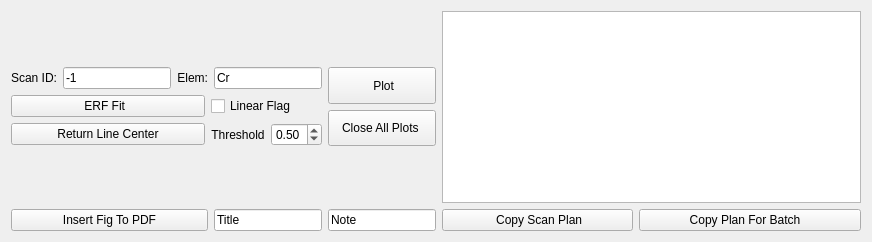
         <widget class="QWidget" name="widget" native="true">
          <layout class="QGridLayout" name="gridLayout_67">
           <item row="2" column="2">
            <widget class="QPushButton" name="pb_batchscan_copy">
             <property name="sizePolicy">
              <sizepolicy hsizetype="Fixed" vsizetype="Preferred">
               <horstretch>0</horstretch>
               <verstretch>0</verstretch>
              </sizepolicy>
             </property>
             <property name="toolTip">
              <string>yield from will be added to the front</string>
             </property>
             <property name="text">
              <string>              Copy Plan For Batch                 </string>
             </property>
            </widget>
           </item>
           <item row="1" column="0">
            <layout class="QGridLayout" name="gridLayout_57">
             <item row="0" column="0">
              <layout class="QGridLayout" name="gridLayout_10">
               <item row="0" column="0">
                <layout class="QHBoxLayout" name="horizontalLayout_2">
                 <item>
                  <widget class="QLabel" name="label_47">
                   <property name="sizePolicy">
                    <sizepolicy hsizetype="Fixed" vsizetype="Preferred">
                     <horstretch>0</horstretch>
                     <verstretch>0</verstretch>
                    </sizepolicy>
                   </property>
                   <property name="text">
                    <string>Scan ID:</string>
                   </property>
                   <property name="alignment">
                    <set>Qt::AlignRight|Qt::AlignTrailing|Qt::AlignVCenter</set>
                   </property>
                  </widget>
                 </item>
                 <item>
                  <widget class="QLineEdit" name="pb_plot_sd">
                   <property name="sizePolicy">
                    <sizepolicy hsizetype="Fixed" vsizetype="Fixed">
                     <horstretch>0</horstretch>
                     <verstretch>0</verstretch>
                    </sizepolicy>
                   </property>
                   <property name="text">
                    <string>-1</string>
                   </property>
                  </widget>
                 </item>
                 <item>
                  <widget class="QLabel" name="label_48">
                   <property name="sizePolicy">
                    <sizepolicy hsizetype="Fixed" vsizetype="Preferred">
                     <horstretch>0</horstretch>
                     <verstretch>0</verstretch>
                    </sizepolicy>
                   </property>
                   <property name="text">
                    <string>Elem:</string>
                   </property>
                   <property name="alignment">
                    <set>Qt::AlignRight|Qt::AlignTrailing|Qt::AlignVCenter</set>
                   </property>
                  </widget>
                 </item>
                 <item>
                  <widget class="QLineEdit" name="pb_plot_elem">
                   <property name="sizePolicy">
                    <sizepolicy hsizetype="Fixed" vsizetype="Fixed">
                     <horstretch>0</horstretch>
                     <verstretch>0</verstretch>
                    </sizepolicy>
                   </property>
                   <property name="text">
                    <string>Cr</string>
                   </property>
                  </widget>
                 </item>
                </layout>
               </item>
               <item row="1" column="0">
                <layout class="QGridLayout" name="gridLayout_2">
                 <item row="0" column="0">
                  <widget class="QPushButton" name="pb_erf_fit">
                   <property name="sizePolicy">
                    <sizepolicy hsizetype="Preferred" vsizetype="Fixed">
                     <horstretch>0</horstretch>
                     <verstretch>0</verstretch>
                    </sizepolicy>
                   </property>
                   <property name="text">
                    <string>ERF Fit  </string>
                   </property>
                  </widget>
                 </item>
                 <item row="0" column="1">
                  <widget class="QCheckBox" name="cb_erf_linear_flag">
                   <property name="sizePolicy">
                    <sizepolicy hsizetype="Fixed" vsizetype="Preferred">
                     <horstretch>0</horstretch>
                     <verstretch>0</verstretch>
                    </sizepolicy>
                   </property>
                   <property name="layoutDirection">
                    <enum>Qt::LeftToRight</enum>
                   </property>
                   <property name="text">
                    <string>Linear Flag</string>
                   </property>
                  </widget>
                 </item>
                 <item row="1" column="0">
                  <widget class="QPushButton" name="pb_plot_line_center">
                   <property name="sizePolicy">
                    <sizepolicy hsizetype="Preferred" vsizetype="Fixed">
                     <horstretch>0</horstretch>
                     <verstretch>0</verstretch>
                    </sizepolicy>
                   </property>
                   <property name="text">
                    <string>Return Line Center</string>
                   </property>
                  </widget>
                 </item>
                 <item row="1" column="1">
                  <layout class="QHBoxLayout" name="horizontalLayout_14">
                   <property name="rightMargin">
                    <number>0</number>
                   </property>
                   <item>
                    <widget class="QLabel" name="label_49">
                     <property name="sizePolicy">
                      <sizepolicy hsizetype="Fixed" vsizetype="Preferred">
                       <horstretch>0</horstretch>
                       <verstretch>0</verstretch>
                      </sizepolicy>
                     </property>
                     <property name="text">
                      <string>Threshold</string>
                     </property>
                     <property name="alignment">
                      <set>Qt::AlignCenter</set>
                     </property>
                    </widget>
                   </item>
                   <item>
                    <widget class="QDoubleSpinBox" name="dsb_line_center_thre">
                     <property name="sizePolicy">
                      <sizepolicy hsizetype="Fixed" vsizetype="Fixed">
                       <horstretch>0</horstretch>
                       <verstretch>0</verstretch>
                      </sizepolicy>
                     </property>
                     <property name="minimum">
                      <double>0.010000000000000</double>
                     </property>
                     <property name="maximum">
                      <double>1.000000000000000</double>
                     </property>
                     <property name="value">
                      <double>0.500000000000000</double>
                     </property>
                    </widget>
                   </item>
                  </layout>
                 </item>
                </layout>
               </item>
              </layout>
             </item>
             <item row="0" column="1">
              <layout class="QGridLayout" name="gridLayout_51">
               <item row="1" column="0">
                <widget class="QPushButton" name="pb_close_all_plot">
                 <property name="sizePolicy">
                  <sizepolicy hsizetype="Preferred" vsizetype="Preferred">
                   <horstretch>0</horstretch>
                   <verstretch>0</verstretch>
                  </sizepolicy>
                 </property>
                 <property name="styleSheet">
                  <string notr="true"/>
                 </property>
                 <property name="text">
                  <string>   Close All Plots    </string>
                 </property>
                </widget>
               </item>
               <item row="0" column="0">
                <widget class="QPushButton" name="pb_plot">
                 <property name="sizePolicy">
                  <sizepolicy hsizetype="Preferred" vsizetype="Preferred">
                   <horstretch>0</horstretch>
                   <verstretch>0</verstretch>
                  </sizepolicy>
                 </property>
                 <property name="styleSheet">
                  <string notr="true">QPushButton:pressed{ 
	background-color: rgb(255, 0, 0); 
	}</string>
                 </property>
                 <property name="text">
                  <string>        Plot       </string>
                 </property>
                </widget>
               </item>
              </layout>
             </item>
            </layout>
           </item>
           <item row="2" column="0">
            <layout class="QHBoxLayout" name="horizontalLayout_10">
             <item>
              <widget class="QPushButton" name="pb_fig_to_pdf">
               <property name="sizePolicy">
                <sizepolicy hsizetype="Preferred" vsizetype="Fixed">
                 <horstretch>0</horstretch>
                 <verstretch>0</verstretch>
                </sizepolicy>
               </property>
               <property name="text">
                <string>Insert Fig To PDF</string>
               </property>
              </widget>
             </item>
             <item>
              <widget class="QLineEdit" name="le_pdf_fig_title">
               <property name="sizePolicy">
                <sizepolicy hsizetype="Fixed" vsizetype="Fixed">
                 <horstretch>0</horstretch>
                 <verstretch>0</verstretch>
                </sizepolicy>
               </property>
               <property name="text">
                <string>Title</string>
               </property>
               <property name="placeholderText">
                <string>Title</string>
               </property>
              </widget>
             </item>
             <item>
              <widget class="QLineEdit" name="le_pdf_fig_note">
               <property name="sizePolicy">
                <sizepolicy hsizetype="Fixed" vsizetype="Fixed">
                 <horstretch>0</horstretch>
                 <verstretch>0</verstretch>
                </sizepolicy>
               </property>
               <property name="text">
                <string>Note</string>
               </property>
               <property name="placeholderText">
                <string>Note</string>
               </property>
              </widget>
             </item>
            </layout>
           </item>
           <item row="2" column="1">
            <widget class="QPushButton" name="pb_scan_copy">
             <property name="sizePolicy">
              <sizepolicy hsizetype="Fixed" vsizetype="Preferred">
               <horstretch>0</horstretch>
               <verstretch>0</verstretch>
              </sizepolicy>
             </property>
             <property name="toolTip">
              <string>paste the scan to a terminal for scan</string>
             </property>
             <property name="text">
              <string>               Copy Scan Plan              </string>
             </property>
            </widget>
           </item>
           <item row="1" column="1" colspan="2">
            <widget class="QTextEdit" name="text_scan_plan">
             <property name="sizePolicy">
              <sizepolicy hsizetype="Expanding" vsizetype="Preferred">
               <horstretch>0</horstretch>
               <verstretch>0</verstretch>
              </sizepolicy>
             </property>
             <property name="styleSheet">
              <string notr="true">font: 8pt &quot;Consolas&quot;;</string>
             </property>
             <property name="readOnly">
              <bool>true</bool>
             </property>
            </widget>
           </item>
          </layout>
         </widget>
